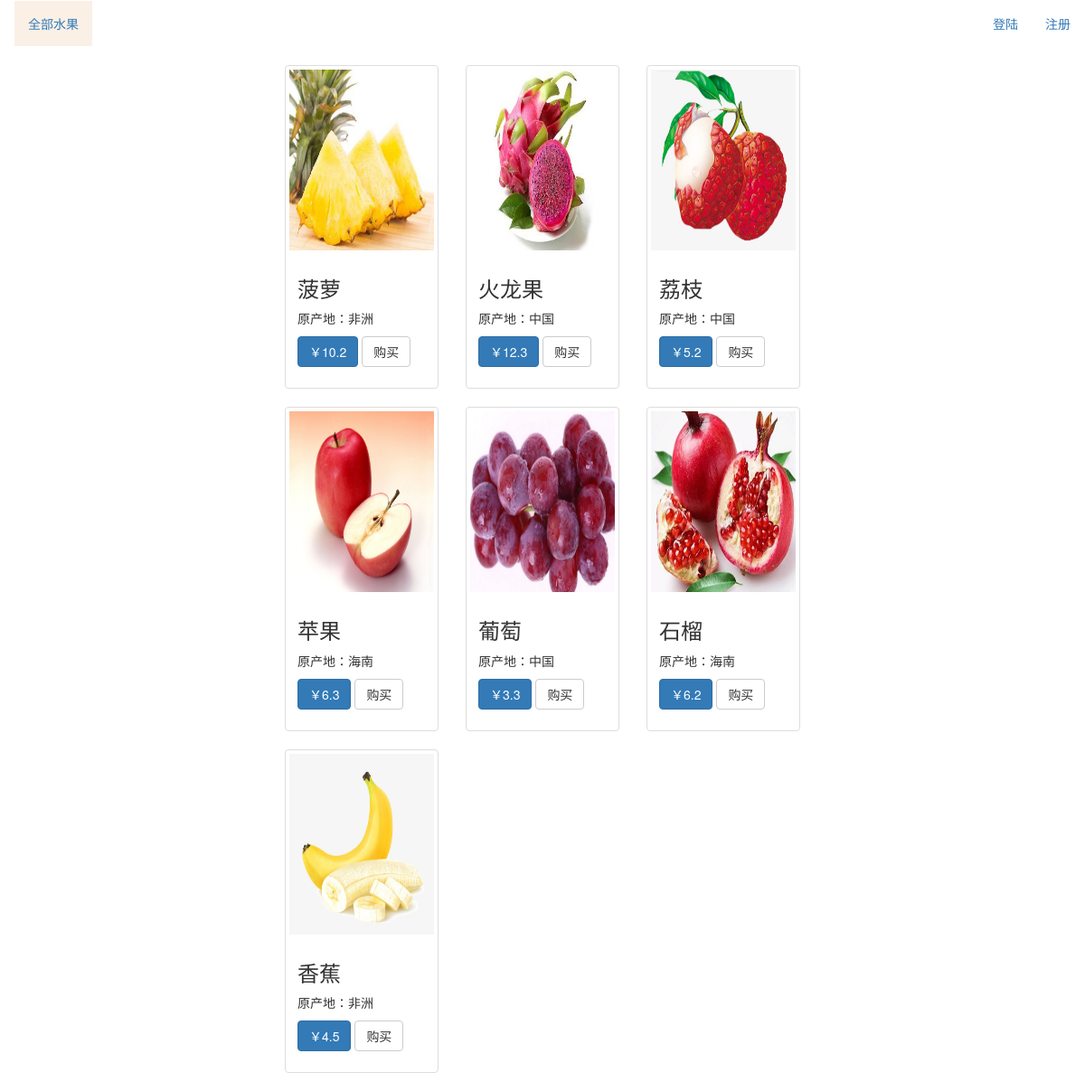
The page /user/fruits/ on the database as committed earlier.
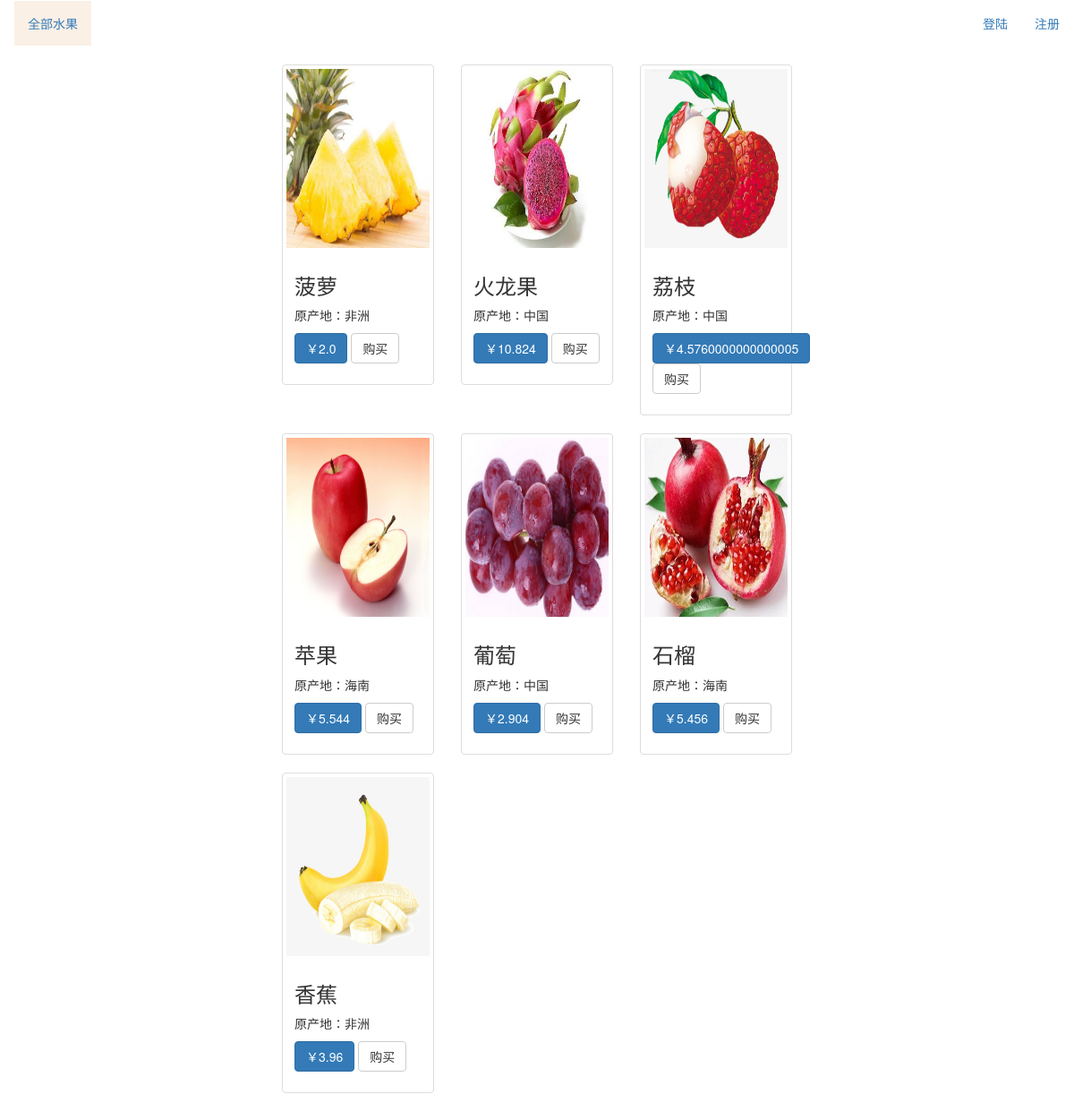
The same page on the database as committed later.
### mainapp/models.py (models this page shows)
class FruitEntity(models.Model):
    name = models.CharField(max_length=20, verbose_name='水果名')
    price = models.FloatField(verbose_name='价格')
    source = models.CharField(max_length=30, verbose_name='原产地')
    category = models.ForeignKey(CateTypeEntity, related_name='fruits', on_delete=models.CASCADE, verbose_name='分类')
    store_id = models.ForeignKey(StoreEntity, on_delete=models.CASCADE)
    users = models.ManyToManyField(UserEntity, db_table='t_collect', related_name='fruits', verbose_name='收藏用户列表', blank=True)
    tags = models.ManyToManyField('TagEntity', verbose_name='标签', db_table='t_fruit_tag',related_name='fruits', blank=True)
    class Meta:
        db_table = 't_fruit'
        verbose_name = '水果表'
        verbose_name_plural = verbose_name
    def __str__(self):
        return self.name

class FruitImageEntty(models.Model):
    fruit_id = models.OneToOneField(FruitEntity, on_delete=models.CASCADE, related_name='img')
    url = models.ImageField(upload_to='fruit', width_field='width', height_field='height', verbose_name='图片地址')
    width = models.IntegerField(verbose_name='宽')
    height = models.IntegerField(verbose_name='高')
    name = models.CharField(max_length=100, verbose_name='名称')
    class Meta:
        db_table = 't_fruit_image'
        verbose_name = '水果图片'
        verbose_name_plural = verbose_name

### mainapp/views.py (the view)
# urls.py: path('fruits/', get_fruit_all),
def get_fruit_all(request):
    data = []
    fruits = FruitEntity.objects.all()
    for f in fruits:
        for img in FruitImageEntty.objects.all():
            print(f.name, img.fruit_id, f.id == img.fruit_id.id)
            if f.id == img.fruit_id.id:
                data.append({
                    'fruit': f,
                    'img': img
                })
                break
    print(data)
    return render(request, 'fruit/index.html', locals())

### templates/fruit/index.html (shortened to what this page needs)
{% extends 'fruit/base.html' %}
{% load static %}
{% block content %}
    <nav class="navbar narbar-default ">
        <div class="container-fluid">
            <div class="navbar-header">
                <ul class="nav navbar-nav">
                    <li><a {% if cate == None %}class="active"{% endif %} href="/user/find/">全部水果</a></li>
                </ul>
            </div>
            <ul class="nav navbar-nav navbar-right">
                {% if login_status == None %}
                    <li><a style="cursor: pointer" data-toggle="modal" data-target="#login">登陆</a></li>
                    <li><a href="#">注册</a></li>
                {% else %}
                    <li><span style="font-size: 30px" class="label label-default">你好,{{ login_u.name }}</span></li>
                {% endif %}
            </ul>
        </div>
    </nav>
    <div class="container-fluid">
        <div class="row">
            <div class="col-md-3">
            </div>
            <div class="col-md-6">
                <div class="row">
                    {% for d in data %}
                        <div class="col-sm-6 col-md-4">
                            <div class="thumbnail">
                                <img src="
                                        {{ MEDIA }}{% if d.fruit.img.url %}{{ d.fruit.img.url }}{% else %}default.jpg{% endif %}"
                                     alt="">
                                <div class="caption">
                                    <h3>{{ d.fruit.name }}</h3>
                                    <p>原产地：{{ d.fruit.source }}</p>
                                    <p><a href="#" class="btn btn-primary" role="button">￥{{ d.fruit.price }}</a> <a
                                            href="#"
                                            class="btn btn-default"
                                            role="button">购买</a>
                                    </p>
                                </div>
                            </div>
                        </div>
                    {% endfor %}
                </div>
            </div>
            <div class="col-md-3">
            </div>
        </div>
    </div>
{% endblock %}

### templates/fruit/base.html (shortened to what this page needs)
<!DOCTYPE html>
<html lang="en">
<head>
    <link rel="stylesheet" href="https://cdn.jsdelivr.net/npm/bootstrap@3.3.7/dist/css/bootstrap.min.css">
</head>
<body>
{% block content %}
{% endblock %}
</body>
</html>

### templates/fruit/index.html (style rules this page uses)
img { width: 300px; height: 200px !important; }
.active { background-color: linen; }

Rows that differ between the two databases and show on the page:
changed FruitEntity "菠萝": fruit.price "10.2" → "2.0"
changed FruitEntity "火龙果": fruit.price "12.3" → "10.824"
changed FruitEntity "荔枝": fruit.price "5.2" → "4.5760000000000005"
changed FruitEntity "苹果": fruit.price "6.3" → "5.544"
changed FruitEntity "葡萄": fruit.price "3.3" → "2.904"
changed FruitEntity "石榴": fruit.price "6.2" → "5.456"
changed FruitEntity "香蕉": fruit.price "4.5" → "3.96"
